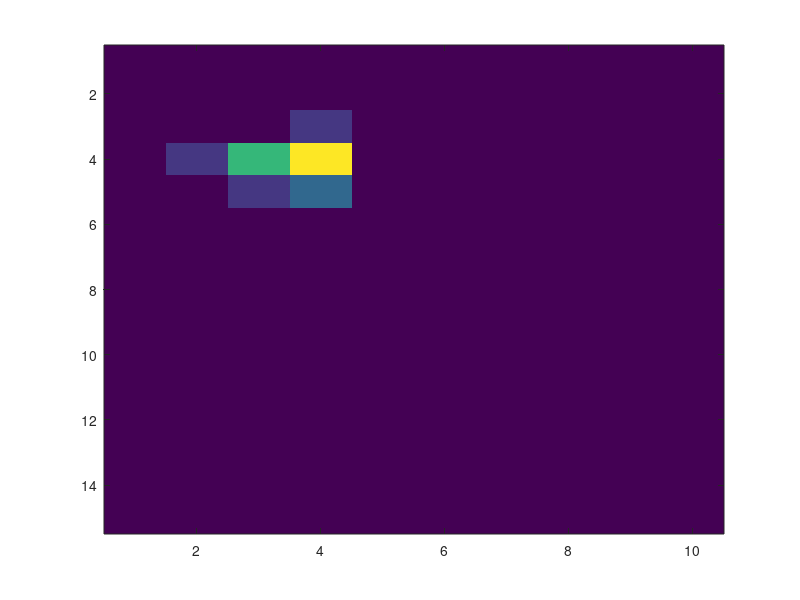

Source code (MATLAB): (Note: this script raises an error after producing the figure.)
saveDir = 'D:\CHESS_data\simulated_data_two_phase\';
mkdir(saveDir)
%% Randomized spot example
num_ims = 20;
num_spots = 15;
% Ring sampling parameters
ring_width = 20;
num_theta= 400;
num_rad = 2*ring_width+1;
dtheta = 1;
drad = 1;
% Amplitude
min_amp = 100;
max_amp = 300;

%Azimuthal mean and variance
min_az_mean = 1;
max_az_mean = 399;
start_center_az_std = 2;
end_center_az_std = 25;
width_az_std = 1;

%Radial mean and variance
center_rad_mean = 20;
width_rad_mean = 5;
start_center_rad_std = 1;
end_center_rad_std = 4;
width_rad_std = 0.3;

% Basis function variance parameters
P.num_var_t = 15;
P.num_var_r = 10;
P.dtheta = 1;
P.drad = 1;
P.var_theta = linspace(P.dtheta/2,30,P.num_var_t);
P.var_rad   = linspace(P.drad/2,  5,P.num_var_r);

% Setup sample positions and 
positions = zeros(num_ims,1);
dist = zeros(num_ims,1);
for i = 1:num_ims
        positions(i) = i;
        if (i < 11)
            dist(i) = sqrt( (4)^2 );
        else
            dist(i) = sqrt( (16)^2 );
        end
end

% Produce 5x5 array of ring images
synth_sample = cell(num_ims,1);
VDF = cell(num_ims,1);
evar_az = zeros(num_ims,1);
evar_rad = zeros(num_ims,1);

theta_means = (rand(num_spots,1)-0.5)*max_az_mean + min_az_mean;
rad_means = rand(num_spots,1)*width_rad_mean + center_rad_mean;
amplitudes = rand(num_spots,1)*max_amp + min_amp;

for i = 1:size(positions,1)
% for i = [1,50,100]
    % Generate diffraction spot parameters
    std_theta = randn(num_spots,1).*width_az_std + start_center_az_std*(1-dist(i)/num_ims) + end_center_az_std*(dist(i)/num_ims);
    std_rad = randn(num_spots,1).*width_rad_std + start_center_rad_std*(1-dist(i)/num_ims) + end_center_rad_std*(dist(i)/num_ims); 

    VDF{i} = hist3([std_theta,std_rad],'Ctrs',{P.var_theta',P.var_rad'});
    figure(1)
    imagesc(VDF{i})
    
    % Generate image
    B = zeros(num_rad,num_theta);
    for j = 1:num_spots
        B = B + amplitudes(j)*...
            gaussian_basis_wrap_2D_norm2( num_theta,dtheta,round(theta_means(j)),std_theta(j)^2,...
                                          num_rad,drad,round(rad_means(j)),std_rad(j) );
    end
    % Add noise
    B = B + randn(num_rad,num_theta)*mean(amplitudes)/100;
    
    % Plot image
    figure(2)
    uplim = max(B(:));
    imshow(B,'DisplayRange',[0 uplim],'Colormap',jet)
    
    % Save sample info to structure
    sample.image = B;
    sample.std_theta = std_theta;
    sample.std_rad = std_rad;
    sample.theta_mean = theta_means;
    sample.rad_mean = rad_means;
    sample.amplitudes = amplitudes;
    sample.vdf = VDF{i};
    
    %Compute expected variance
    total = sum(amplitudes(:));
    az_signal = amplitudes.*std_theta;
    rad_signal = amplitudes.*std_rad;
    expected_var_az = sum(az_signal(:))/total;
    expected_var_rad = sum(rad_signal(:))/total;
    evar_az(i) = expected_var_az;
    evar_rad(i) = expected_var_rad;
    
    % Add sample to 100x1 cell array 
    synth_sample{i} = sample;
    im_name = [saveDir,sprintf('polar_image_%i.mat',i)];
    polar_image = B;
    
    % Save out image files
    save(im_name,'polar_image')
    
    % Perturb spots
    theta_mean_deltas = randn(num_spots,1)*2;
    rad_mean_deltas = randn(num_spots,1)*0.25;
    amplitude_deltas = randn(num_spots,1)*8;
    
    theta_means = theta_means + theta_mean_deltas;
    rad_means = rad_means + rad_mean_deltas;
    amplitudes = amplitudes + amplitude_deltas;
    pause()
end
save([saveDir,'synth_data.mat'],'synth_sample','VDF')

%% View Expected Variance
% figure(2)
% image(evar_image,'CDataMapping','scaled')
% colorbar()
